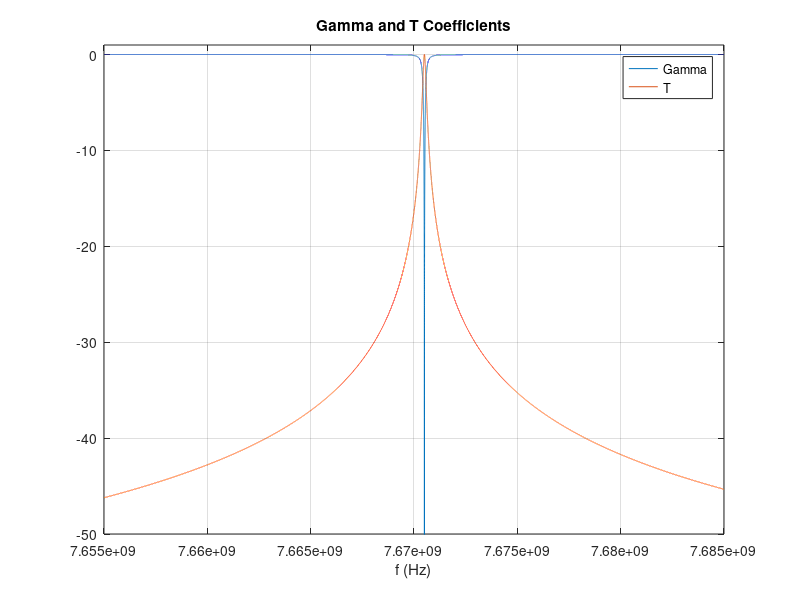

Write the MATLAB code that produced this figure.
% Microwaves 2
% 1st Project 

clear all;
close all;

%Constants
a = 2.286*10^(-2);
b = 1.016*10^(-2);
r0 = 2*10^(-3);
L = 37.48*10^(-3);
m0 = 4*pi*10^(-7);
e0 = 8.854*10^(-12);
am = (4*r0^3)/3;
eta0 = sqrt(m0/e0);
c = 3*10^8;

%Variables
%f = 7*10^9:10^4:12.5*10^9;
f = 7.655*10^9:10^2:7.685*10^9;
%f = 10.3*10^9:10^3:10.33*10^9;

omega = 2*pi*f;
b10 = sqrt(m0*e0*omega.^2 - (pi/a)^2);
fc = c/(2*a);
Z10 = eta0 ./ sqrt(1 - (fc./f).^2);
Y10 = 1./Z10;
B_f = -(a*b)./(2*am*b10.*Z10);

Gamma_dB = zeros(length(f),1);
T_dB = zeros(length(f),1);

%Gamma and T coefficients Calculation
for i=1:length(f)
    ABCD_1 = [1 0; 1j*B_f(i) 1];
    ABCD_2 = [cos(b10(i)*L) 1j*Z10(i)*sin(b10(i)*L); 1j*Y10(i)*sin(b10(i)*L) cos(b10(i)*L)];
    ABCD = ABCD_1*ABCD_2*ABCD_1;
   
    A = ABCD(1,1);
    B = ABCD(1,2);
    C = ABCD(2,1);
    D = ABCD(2,2);
    
    s11 = (A + B/Z10(i) - C*Z10(i) - D)/(A + B/Z10(i) + C*Z10(i) + D);
    s21 = 2/(A+B/Z10(i)+C*Z10(i)+D);
    
    Gamma_dB(i) = 20*log10(abs(s11));
    T_dB(i) = 20*log10(abs(s21)); 
end
plot(f, Gamma_dB)
hold on
grid on
plot(f, T_dB)
title('Gamma and T Coefficients')
legend('Gamma', 'T');
xlabel('f (Hz)');
ylabel({});
axis([f(1) f(length(f)) -50 1])
